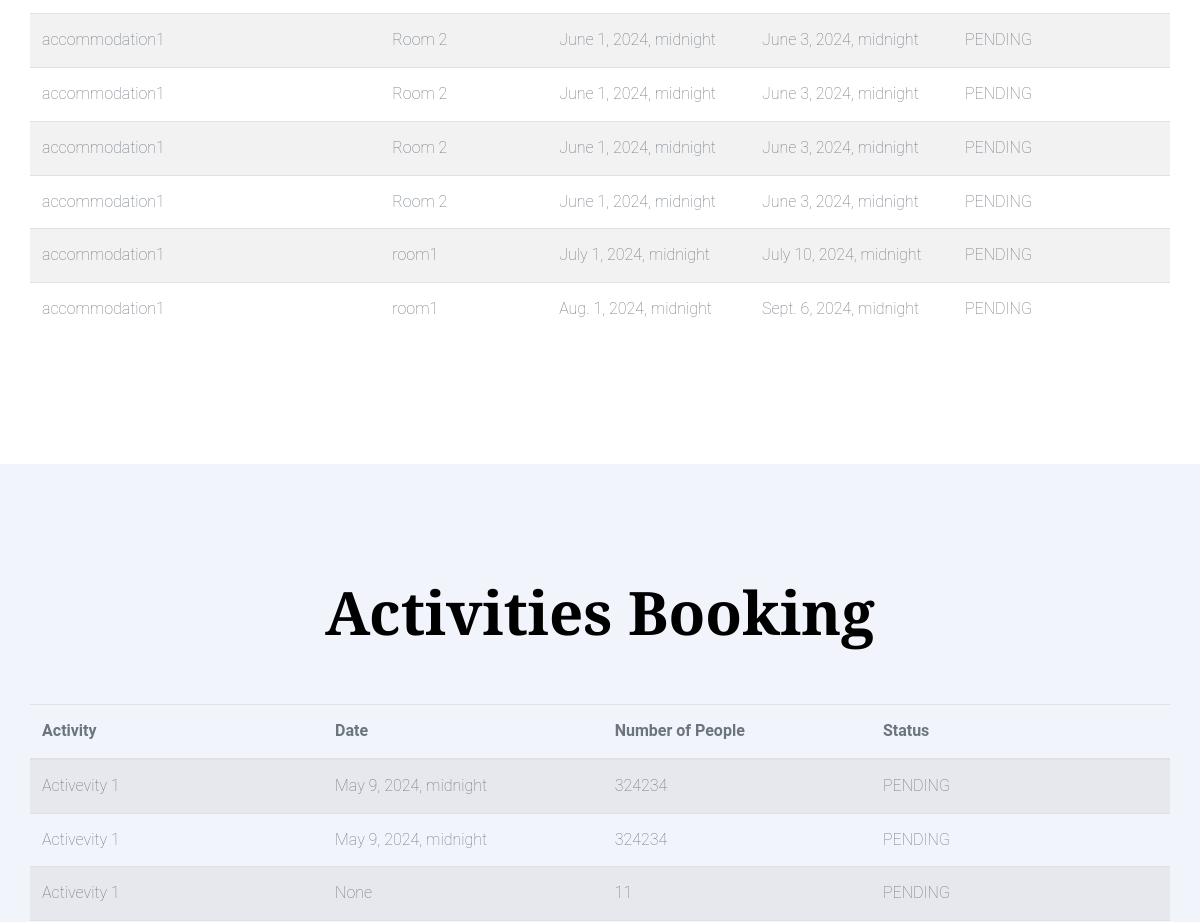
/bookings/ (signed in, middle part), run on an earlier commit of the app's database.
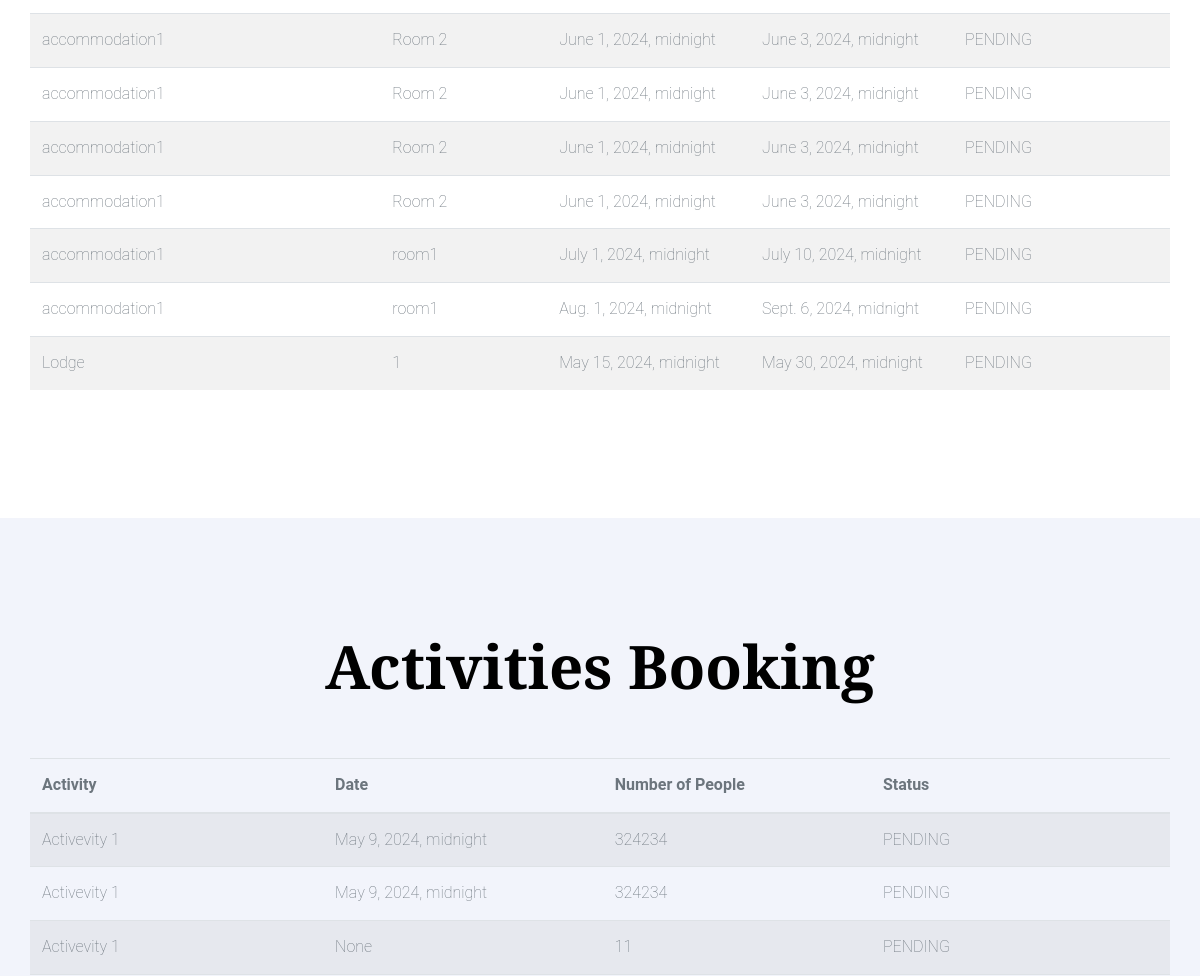
And on a later commit of the database.
### accommodations/models.py (models this page shows, shortened)
class AccomodationBooking(models.Model):
  user = models.ForeignKey(User, on_delete=models.CASCADE)
  accommodation = models.ForeignKey(Accommodation, on_delete=models.CASCADE, related_name='bookings')
  room = models.ForeignKey(Room, on_delete=models.CASCADE, related_name='bookings')
  start_date = models.DateTimeField(blank=True, null=True)
  end_date = models.DateTimeField(blank=True, null=True)
  adults = models.IntegerField(blank=True, null=True)
  children = models.IntegerField(blank=True, null=True)
  notes = models.CharField(max_length=255, blank=True, null=True)
  price = models.DecimalField(max_digits=10, decimal_places=2, default=0)
  status = models.CharField(max_length=50, choices=STATUS, default="PENDING")
  created_at = models.DateTimeField(auto_now_add=True)
  updated_at = models.DateTimeField(auto_now=True)

class Accommodation(models.Model):
  name = models.CharField(max_length=255, unique=True)
  destination = models.ForeignKey(Destination, on_delete=models.CASCADE, related_name='accomodations')
  star_rating = models.IntegerField()
  description = models.TextField()
  pic = models.ImageField(upload_to='images/')
  created_at = models.DateTimeField(auto_now_add=True)
  updated_at = models.DateTimeField(auto_now=True)

class Room(models.Model):
  name = models.CharField(max_length=255, unique=True)
  accommodation = models.ForeignKey(Accommodation, on_delete=models.CASCADE, related_name='rooms')
  room_type = models.CharField(max_length=255)
  price = models.DecimalField(default=0, decimal_places=2, max_digits=20)

### activities/models.py (models this page shows, shortened)
class ActivityBooking(models.Model):
  user = models.ForeignKey(User, on_delete=models.CASCADE)
  activity = models.ForeignKey(Activity, on_delete=models.CASCADE, related_name='bookings')
  date = models.DateTimeField(blank=True, null=True)
  price = models.DecimalField(max_digits=10, decimal_places=2)
  people = models.IntegerField()
  status = models.CharField(max_length=50, choices=STATUS, default="PENDING")
  created_at = models.DateTimeField(auto_now_add=True)
  updated_at = models.DateTimeField(auto_now=True)

class Activity(models.Model):
  name = models.CharField(max_length=255, unique=True)
  destination = models.ForeignKey(Destination, on_delete=models.CASCADE)
  category = models.CharField(max_length=255)
  price = models.DecimalField(max_digits=10, decimal_places=2)
  image = models.ImageField(models.ImageField(upload_to='images/'))
  created_at = models.DateTimeField(auto_now_add=True)
  updated_at = models.DateTimeField(auto_now=True)

### bookings/views.py (the view)
# urls.py: path('', views.BookingsView.as_view(), name='bookings'),
class BookingsView(LoginRequiredMixin, TemplateResponseMixin, View):
    template_name = 'bookings/bookings_list.html'
    def get(self, request, *args, **kwargs):
        accommodations_bookings = AccomodationBooking.objects.filter(user=request.user)
        activity_bookings = ActivityBooking.objects.filter(user=request.user)
        context = {
            "accommodations_bookings": accommodations_bookings,
            "activity_bookings": activity_bookings
        }
        return self.render_to_response(context)

### bookings/templates/bookings/bookings_list.html (shortened to what this page needs)
{% extends 'base.html' %}
{% load i18n %}
{% block content %}
<section class="section">
  <div class="container">
      <div class="row">
        <div class="table-responsive">
          <table id="data-table-2" class="table table-striped thead-primary w-100 dataTable no-footer"
              role="grid" aria-describedby="data-table-2_info" style="width: 720px;">
              <tbody>
                  {% for accommodation_booking in accommodations_bookings %}
                      <tr role="row" class="odd">
                          <td class="sorting_1">{{accommodation_booking.accommodation.name}}</td>
                          <td>{{ accommodation_booking.room.name }}</td>
                          <td>{{accommodation_booking.start_date}}</td>
                          <td>{{accommodation_booking.end_date}}</td>
                          <td>{{accommodation_booking.status}}</td>
                      </tr>
                  {% endfor %}
              </tbody>
          </table>
      </div>
      </div>
  </div>
</section>
<section class="section blog-post-entry bg-light">
  <div class="container">
      <div class="row justify-content-center text-center mb-5">
          <div class="col-md-7">
              <h2 class="heading" data-aos="fade-up">{% trans "Activities Booking" %}</h2>
          </div>
      </div>
      <div class="row">
        <div class="table-responsive">
          <table id="data-table-2" class="table table-striped thead-primary w-100 dataTable no-footer"
              role="grid" aria-describedby="data-table-2_info" style="width: 720px;">
              <thead>
                  <tr role="row">
                      <th class="" tabindex="0" aria-controls="data-table-2" rowspan="1"
                          colspan="1" aria-sort="ascending"
                           style="width: 37px;">{% trans "Activity" %}
                      </th>
                      <th class="" tabindex="0" aria-controls="data-table-2" rowspan="1" colspan="1"
                          aria-label="Address: activate to sort column " style="width: 51px;">{% trans "Date" %}
                      </th>
                      <th class="" tabindex="0" aria-controls="data-table-2" rowspan="1" colspan="1"
                          aria-label="Disease: activate to sort column ascending" style="width: 49px;">{% trans "Number of People" %}
                      </th>
                      <th class="" tabindex="0" aria-controls="data-table-2" rowspan="1" colspan="1"
                          aria-label="Age: activate to sort column ascending" style="width: 25px;">{% trans "Status" %}
                      </th>
                  </tr>
              </thead>
              <tbody>
                  {% for activity_booking in activity_bookings %}
                      <tr role="row" class="odd">
                          <td class="sorting_1">{{activity_booking.activity.name}}</td>
                          <td>{{ activity_booking.date }}</td>
                          <td>{{activity_booking.people}}</td>
                          <td>{{activity_booking.status}}</td>
                      </tr>
                  {% endfor %}
              </tbody>
          </table>
      </div>
      </div>
  </div>
</section>
{% endblock %}

What changed in the data, as far as the page shows it:
added AccomodationBooking: accommodation.name "Lodge", room.name "1", start_date "May 15, 2024, midnight", end_date "May 30, 2024, midnight", status "PENDING"
